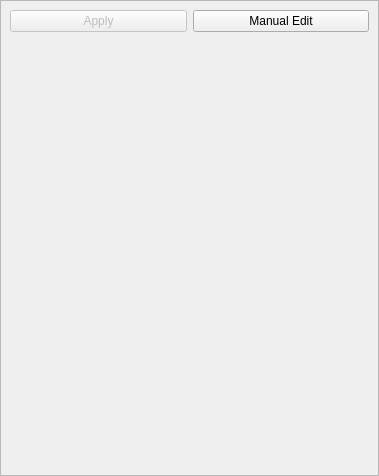
<?xml version="1.0" encoding="UTF-8"?>
<ui version="4.0">
 <class>numericalSchemesUI</class>
 <widget class="QScrollArea" name="numericalSchemesUI">
  <property name="geometry">
   <rect>
    <x>0</x>
    <y>0</y>
    <width>379</width>
    <height>476</height>
   </rect>
  </property>
  <property name="font">
   <font>
    <pointsize>9</pointsize>
   </font>
  </property>
  <property name="windowTitle">
   <string>ScrollArea</string>
  </property>
  <property name="widgetResizable">
   <bool>true</bool>
  </property>
  <widget class="QWidget" name="scrollAreaWidgetContents">
   <property name="geometry">
    <rect>
     <x>0</x>
     <y>0</y>
     <width>377</width>
     <height>474</height>
    </rect>
   </property>
   <layout class="QVBoxLayout" name="verticalLayout">
    <item>
     <layout class="QHBoxLayout" name="horizontalLayout">
      <item>
       <widget class="QPushButton" name="pushButton">
        <property name="enabled">
         <bool>false</bool>
        </property>
        <property name="text">
         <string>Apply</string>
        </property>
        <property name="icon">
         <iconset>
          <normaloff>images/fromHelyx/fileSave16.png</normaloff>images/fromHelyx/fileSave16.png</iconset>
        </property>
       </widget>
      </item>
      <item>
       <widget class="QPushButton" name="pushButton_2">
        <property name="text">
         <string>Manual Edit</string>
        </property>
        <property name="icon">
         <iconset>
          <normaloff>images/fromHelyx/edit16.png</normaloff>images/fromHelyx/edit16.png</iconset>
        </property>
       </widget>
      </item>
     </layout>
    </item>
    <item>
     <spacer name="verticalSpacer">
      <property name="orientation">
       <enum>Qt::Vertical</enum>
      </property>
      <property name="sizeHint" stdset="0">
       <size>
        <width>20</width>
        <height>40</height>
       </size>
      </property>
     </spacer>
    </item>
   </layout>
  </widget>
 </widget>
 <resources/>
 <connections>
  <connection>
   <sender>pushButton</sender>
   <signal>pressed()</signal>
   <receiver>numericalSchemesUI</receiver>
   <slot>aplicar()</slot>
   <hints>
    <hint type="sourcelabel">
     <x>115</x>
     <y>-24</y>
    </hint>
    <hint type="destinationlabel">
     <x>7</x>
     <y>53</y>
    </hint>
   </hints>
  </connection>
  <connection>
   <sender>pushButton_2</sender>
   <signal>pressed()</signal>
   <receiver>numericalSchemesUI</receiver>
   <slot>editar()</slot>
   <hints>
    <hint type="sourcelabel">
     <x>351</x>
     <y>-25</y>
    </hint>
    <hint type="destinationlabel">
     <x>5</x>
     <y>34</y>
    </hint>
   </hints>
  </connection>
 </connections>
 <slots>
  <slot>aplicar()</slot>
  <slot>onChange1()</slot>
  <slot>onChange2()</slot>
  <slot>editar()</slot>
  <slot>onChangeSomething()</slot>
 </slots>
</ui>
